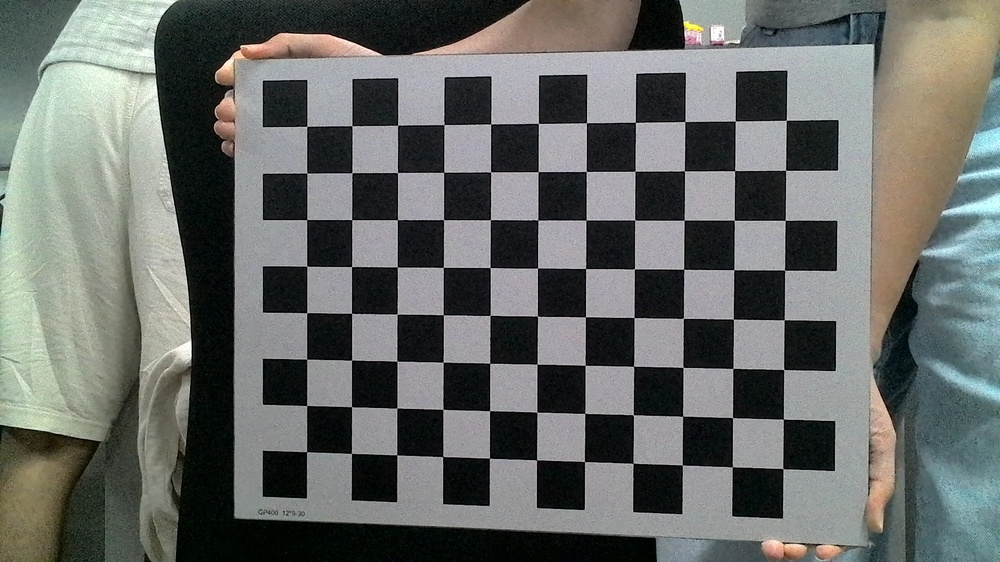
#> input picture camera_calibration/calibration_images/calibration_auto_20250730_162701_0001.jpg, 1000 x 562 px, shrunk from 1920 x 1080 before the run
$ python camera_calibrate_final.py calibration_images/calibration_auto_20250730_162701_0001.jpg
#> lines starting #> are read from the running program, lines starting #| are printed output that depends on the picture; long printed decimals are rounded
#!/usr/bin/env python

'''
camera calibration for distorted images with chess board samples
reads distorted images, calculates the calibration and write undistorted images

usage:
    calibrate.py [--debug <output path>] [-w <width>] [-h <height>] [-t <pattern type>] [--square_size=<square size>]
    [--marker_size=<aruco marker size>] [--aruco_dict=<aruco dictionary name>] [<image mask>]

usage example:
    calibrate.py -w 4 -h 6 -t chessboard --square_size=50 ../data/left*.jpg

default values:
    --debug:    ./output/
    -w: 4
    -h: 6
    -t: chessboard
    --square_size: 10
    --marker_size: 5
    --aruco_dict: DICT_4X4_50
    --threads: 4
    <image mask> defaults to ../data/left*.jpg

NOTE: Chessboard size is defined in inner corners. Charuco board size is defined in units.
'''

'''
============================wl:  python calibration_test.py -w 11 -h 8 -t chessboard --square_size=30 ./calibration_images/*.jpg
'''

# Python 2/3 compatibility
from __future__ import print_function

import numpy as np
import cv2 as cv

# # local modules
# from common import splitfn#======wl:直接在下面定义函数代替

# built-in modules
import os

def splitfn(fn):
    path, fn = os.path.split(fn)
    name, ext = os.path.splitext(fn)
    return path, name, ext

def main():
    import sys
    import getopt
    from glob import glob

    args, img_names = getopt.getopt(sys.argv[1:], 'w:h:t:', ['debug=','square_size=', 'marker_size=',
                                                      'aruco_dict=', 'threads=', ])
    args = dict(args)
    args.setdefault('--debug', './output/')
    args.setdefault('-w', 4)
    args.setdefault('-h', 6)
    args.setdefault('-t', 'chessboard')
    args.setdefault('--square_size', 10)
    args.setdefault('--marker_size', 5)
    args.setdefault('--aruco_dict', 'DICT_4X4_50')
    args.setdefault('--threads', 4)

    if not img_names:
        img_mask = '../data/left??.jpg'  # default
        img_names = glob(img_mask)

    debug_dir = args.get('--debug')
    if debug_dir and not os.path.isdir(debug_dir):
        os.mkdir(debug_dir)

    height = int(args.get('-h'))
    width = int(args.get('-w'))
    pattern_type = str(args.get('-t'))
    square_size = float(args.get('--square_size'))
    marker_size = float(args.get('--marker_size'))
    aruco_dict_name = str(args.get('--aruco_dict'))

    pattern_size = (width, height)
    if pattern_type == 'chessboard':
        pattern_points = np.zeros((np.prod(pattern_size), 3), np.float32)
        pattern_points[:, :2] = np.indices(pattern_size).T.reshape(-1, 2)
        pattern_points *= square_size

    obj_points = []
    img_points = []
    h, w = cv.imread(img_names[0], cv.IMREAD_GRAYSCALE).shape[:2]  # TODO: use imquery call to retrieve results
#> h = 562; w = 1000

    aruco_dicts = {
        'DICT_4X4_50': cv.aruco.DICT_4X4_50,
        'DICT_4X4_100': cv.aruco.DICT_4X4_100,
        'DICT_4X4_250': cv.aruco.DICT_4X4_250,
        'DICT_4X4_1000': cv.aruco.DICT_4X4_1000,
        'DICT_5X5_50': cv.aruco.DICT_5X5_50,
        'DICT_5X5_100': cv.aruco.DICT_5X5_100,
        'DICT_5X5_250': cv.aruco.DICT_5X5_250,
        'DICT_5X5_1000': cv.aruco.DICT_5X5_1000,
        'DICT_6X6_50': cv.aruco.DICT_6X6_50,
        'DICT_6X6_100': cv.aruco.DICT_6X6_100,
        'DICT_6X6_250': cv.aruco.DICT_6X6_250,
        'DICT_6X6_1000': cv.aruco.DICT_6X6_1000,
        'DICT_7X7_50': cv.aruco.DICT_7X7_50,
        'DICT_7X7_100': cv.aruco.DICT_7X7_100,
        'DICT_7X7_250': cv.aruco.DICT_7X7_250,
        'DICT_7X7_1000': cv.aruco.DICT_7X7_1000,
        'DICT_ARUCO_ORIGINAL': cv.aruco.DICT_ARUCO_ORIGINAL,
        'DICT_APRILTAG_16h5': cv.aruco.DICT_APRILTAG_16h5,
        'DICT_APRILTAG_25h9': cv.aruco.DICT_APRILTAG_25h9,
        'DICT_APRILTAG_36h10': cv.aruco.DICT_APRILTAG_36h10,
        'DICT_APRILTAG_36h11': cv.aruco.DICT_APRILTAG_36h11
    }

    if (aruco_dict_name not in set(aruco_dicts.keys())):
        print("unknown aruco dictionary name")
        return None
    aruco_dict = cv.aruco.getPredefinedDictionary(aruco_dicts[aruco_dict_name])
    board = cv.aruco.CharucoBoard(pattern_size, square_size, marker_size, aruco_dict)
    charuco_detector = cv.aruco.CharucoDetector(board)

    def processImage(fn):
        print('processing %s... ' % fn)
        img = cv.imread(fn, cv.IMREAD_GRAYSCALE)
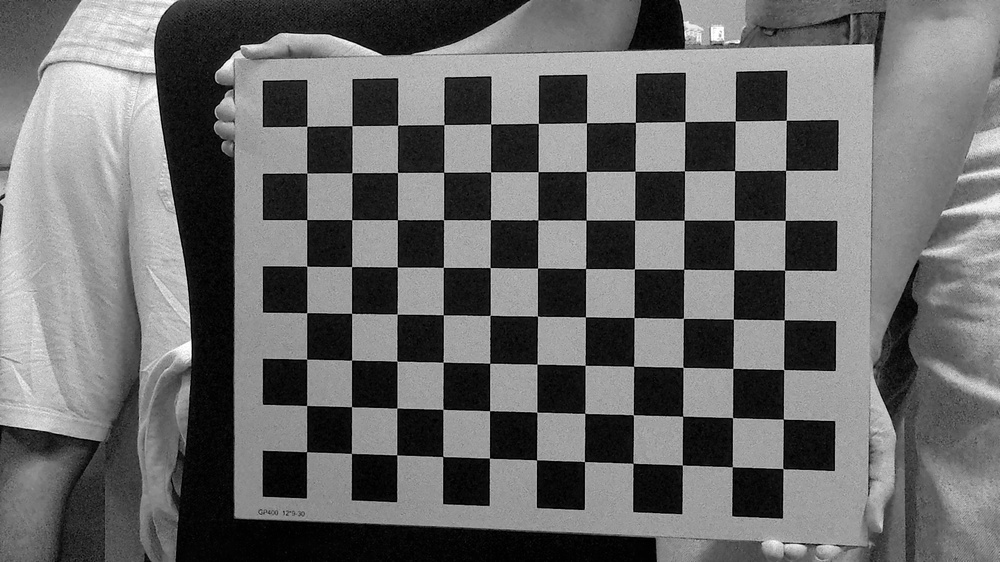
#> img: shape (562, 1000); min 0, max 255, mean 105.9
        if img is None:
            print("Failed to load", fn)
            return None

        assert w == img.shape[1] and h == img.shape[0], ("size: %d x %d ... " % (img.shape[1], img.shape[0]))
        found = False
        corners = 0
        if pattern_type == 'chessboard':
            found, corners = cv.findChessboardCorners(img, pattern_size)
#> found = True; corners = 24 rows, first 8: [306.5, 451.7], [306.7, 405.3], [306.8, 359], [306.8, 312.8], [351.2, 453.3], [351.5, 406.6], [351.6, 360], [351.5, 313.2]
            if found:
                term = (cv.TERM_CRITERIA_EPS + cv.TERM_CRITERIA_COUNT, 30, 0.1)
                cv.cornerSubPix(img, corners, (5, 5), (-1, -1), term)
                frame_img_points = corners.reshape(-1, 2)
#> frame_img_points = 24 rows, first 8: [306.6, 451.6], [306.6, 405.4], [306.6, 359.2], [306.7, 312.7], [351.4, 453.4], [351.5, 406.7], [351.6, 360.1], [351.6, 313.3]
                frame_obj_points = pattern_points
        elif pattern_type == 'charucoboard':
            corners, charucoIds, _, _ = charuco_detector.detectBoard(img)
            if (len(corners) > 0):
                frame_obj_points, frame_img_points = board.matchImagePoints(corners, charucoIds)
                found = True
            else:
                found = False
        else:
            print("unknown pattern type", pattern_type)
            return None

        if debug_dir:
            vis = cv.cvtColor(img, cv.COLOR_GRAY2BGR)
            if pattern_type == 'chessboard':
                cv.drawChessboardCorners(vis, pattern_size, corners, found)
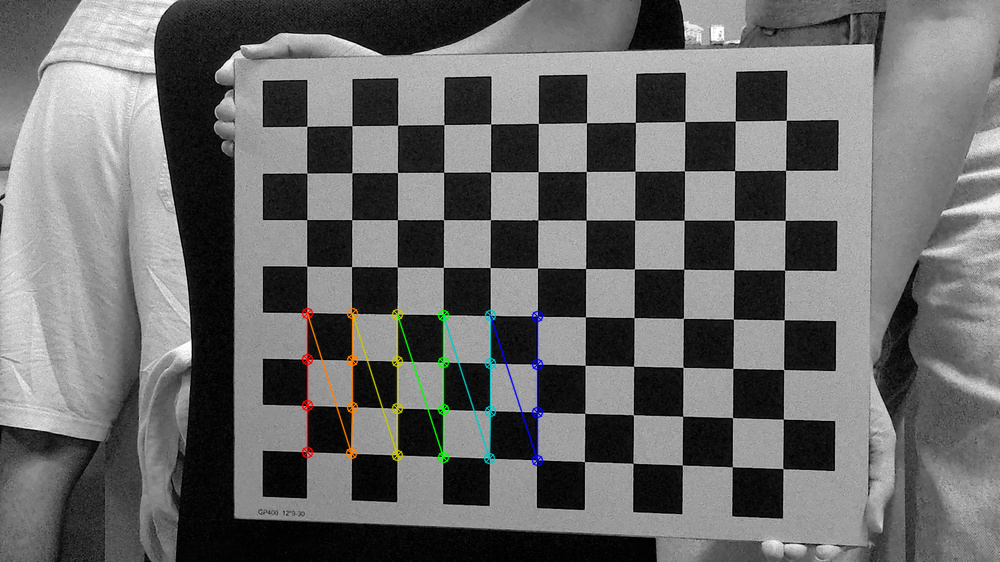
#> vis: shape (562, 1000, 3); mean B, G, R 105.9, 106.3, 106.1
            elif pattern_type == 'charucoboard':
                cv.aruco.drawDetectedCornersCharuco(vis, corners, charucoIds=charucoIds)
            _path, name, _ext = splitfn(fn)
            outfile = os.path.join(debug_dir, name + '_board.png')
            cv.imwrite(outfile, vis)

        if not found:
            print('pattern not found')
            return None

        print('           %s... OK' % fn)
        return (frame_img_points, frame_obj_points)

    threads_num = int(args.get('--threads'))
    if threads_num <= 1:
        chessboards = [processImage(fn) for fn in img_names]
    else:
        print("Run with %d threads..." % threads_num)
        from multiprocessing.dummy import Pool as ThreadPool
        pool = ThreadPool(threads_num)
        chessboards = pool.map(processImage, img_names)
#> chessboards = 1 item

    chessboards = [x for x in chessboards if x is not None]
    for (corners, pattern_points) in chessboards:
        img_points.append(corners)
        obj_points.append(pattern_points)
#> this loop made 1 pass
#> after the loop, img_points = 1 point arrays, longest 24 points; obj_points = 1 item

    # calculate camera distortion
    rms, camera_matrix, dist_coefs, _rvecs, _tvecs = cv.calibrateCamera(obj_points, img_points, (w, h), None, None)
#> rms = 0.0896; camera_matrix = [[1457.4, 0, 430.8], [0, 1459.1, 305.8], [0, 0, 1]]; dist_coefs = [[-1.09, 123.2, 0.00119, -0.00182, -3819.3]]

    print("\nRMS:", rms)
#| RMS: 0.0896
    print("camera matrix:\n", camera_matrix)
#| camera matrix:
#|  [[1.45737679e+03 0.00000000e+00 4.30802157e+02]
#|  [0.00000000e+00 1.45906672e+03 3.05789853e+02]
#|  [0.00000000e+00 0.00000000e+00 1.00000000e+00]]
    print("distortion coefficients: ", dist_coefs.ravel())
#| distortion coefficients:  [-1.09425393e+00  1.23158585e+02  1.19396060e-03 -1.82367450e-03
#|  -3.81932910e+03]

 # 计算重投影误差
    mean_error = 0
    total_squared_error = 0
    total_points = 0

    for i in range(len(obj_points)):
        imgpoints2, _ = cv.projectPoints(obj_points[i], _rvecs[i], _tvecs[i], camera_matrix, dist_coefs)
        # 确保两个数组的形状一致 - 都reshape为(N, 2)
        img_pts = img_points[i].reshape(-1, 2)
        proj_pts = imgpoints2.reshape(-1, 2)

        # 方法1: 平均L2距离 (原始方法)
        error = cv.norm(img_pts, proj_pts, cv.NORM_L2)/len(proj_pts)
        mean_error += error

        # 方法2: 计算每个点的误差平方和 (类似RMS的计算方式)
        diff = img_pts - proj_pts
        squared_errors = np.sum(diff * diff, axis=1)  # 每个点的误差平方
        total_squared_error += np.sum(squared_errors)
        total_points += len(proj_pts)
#> this loop made 1 pass
#> (error, mean_error, total_squared_error, total_points) on pass 1: (0.0183, 0.0183, 0.193, 24)
#> after the loop, mean_error = 0.0183; total_points = 24; total_squared_error = 0.193

    # 输出两种计算方法的结果
    mean_reprojection_error = mean_error / len(obj_points)
#> mean_reprojection_error = 0.0183
    rms_style_error = np.sqrt(total_squared_error / total_points)
#> rms_style_error = 0.0896

    print("平均重投影误差 (L2距离平均): {:.6f}".format(mean_reprojection_error))
#| 平均重投影误差 (L2距离平均): 0.01829
    print("RMS风格重投影误差 (误差平方根): {:.6f}".format(rms_style_error))
#| RMS风格重投影误差 (误差平方根): 0.0896
    print("OpenCV标定RMS: {:.6f}".format(rms))
#| OpenCV标定RMS: 0.0896

    # 标定质量评估
    print("\n=== 标定质量评估 ===")
    if rms < 0.3:
        print("标定质量: 非常优秀 ⭐⭐⭐⭐⭐")
        print("适用场景: 高精度测量、3D重建、工业检测")
    elif rms < 0.5:
        print("标定质量: 优秀 ⭐⭐⭐⭐")
        print("适用场景: 精密视觉应用、机器人导航")
    elif rms < 1.0:
        print("标定质量: 良好 ⭐⭐⭐")
        print("适用场景: 目标检测、跟踪、一般测量")
    elif rms < 2.0:
        print("标定质量: 可接受 ⭐⭐")
        print("适用场景: 监控、粗略定位")
        print("建议: 考虑改进标定条件")
    else:
        print("标定质量: 需要改进 ⭐")
        print("建议: 重新标定，改善图像质量和拍摄条件")

    print("使用图像数量: {}".format(len(obj_points)))
#| 使用图像数量: 1
    print("总角点数: {}".format(total_points))
#| 总角点数: 24

    # undistort the image with the calibration
    print('')
    for fn in img_names if debug_dir else []:
        _path, name, _ext = splitfn(fn)
        img_found = os.path.join(debug_dir, name + '_board.png')
        outfile = os.path.join(debug_dir, name + '_undistorted.png')

        img = cv.imread(img_found)
        if img is None:
            continue

        h, w = img.shape[:2]
        newcameramtx, roi = cv.getOptimalNewCameraMatrix(camera_matrix, dist_coefs, (w, h), 1, (w, h))
#> newcameramtx = [[1457.4, 0, 430.8], [0, 1410.3, 295.6], [0, 0, 1]]; roi = (0, 0, 999, 542)

        dst = cv.undistort(img, camera_matrix, dist_coefs, None, newcameramtx)
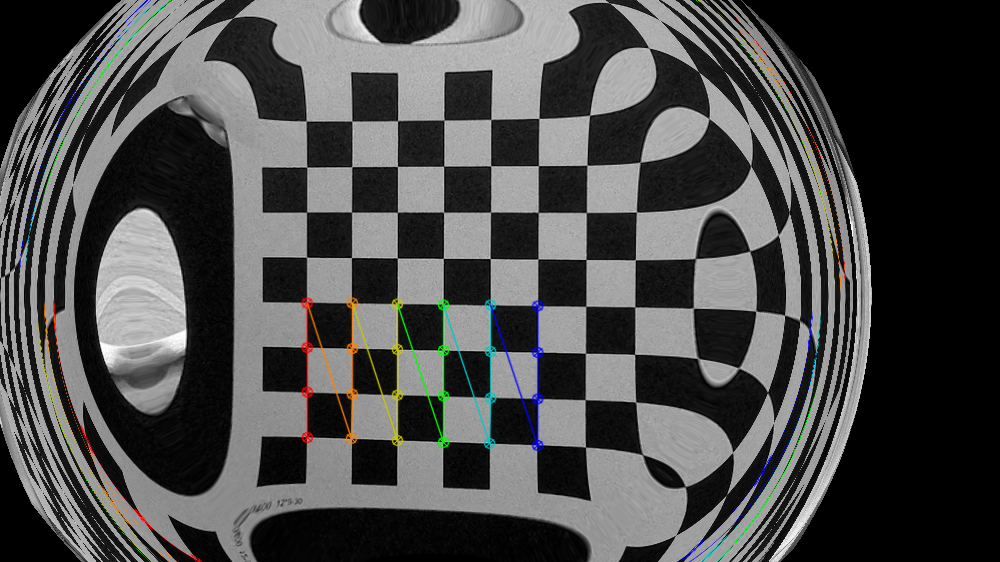
#> dst: shape (562, 1000, 3); mean B, G, R 75.3, 75.8, 75.6

        # crop and save the image
        x, y, w, h = roi
#> x = 0; y = 0; w = 999; h = 542
        dst = dst[y:y+h, x:x+w]
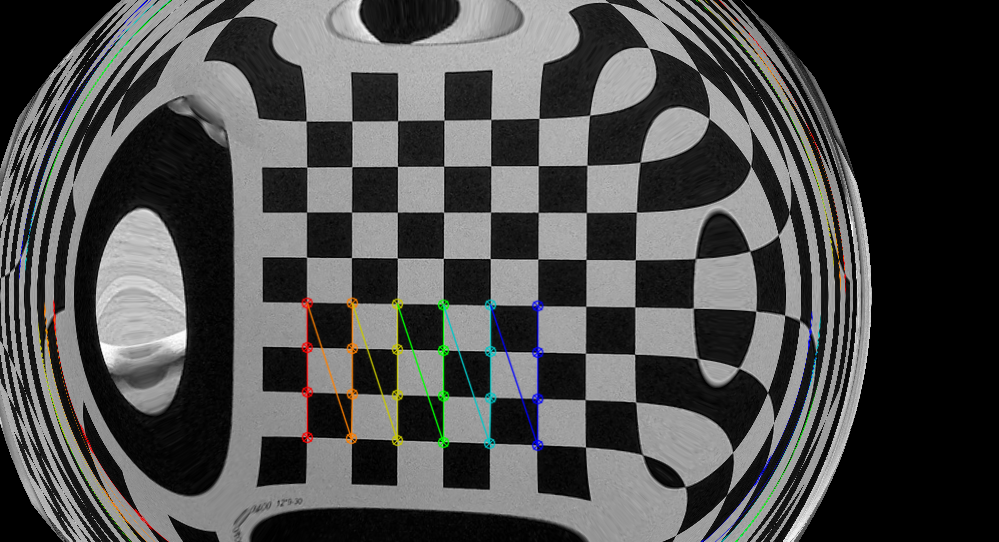
#> dst: shape (542, 999, 3); mean B, G, R 76.7, 77.3, 77

        print('Undistorted image written to: %s' % outfile)
        cv.imwrite(outfile, dst)

    print('Done')


if __name__ == '__main__':
    print(__doc__)
    main()
    cv.destroyAllWindows()
